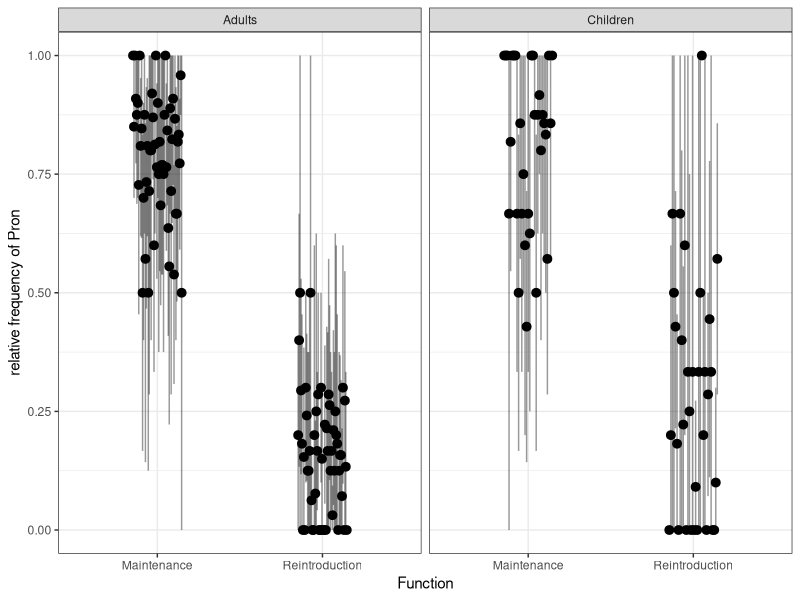

Source code (R):
## ---- chunk 1
knitr::opts_chunk$set(cache = TRUE,
                      autodep = TRUE,
                      message = FALSE)
## ---- chunk 2
library(tidyverse)
library(kableExtra)
## ---- chunk 3
(x <- rnorm(3))
## ---- chunk 4
dta <- read_csv2("data/RDaten.csv")
## ---- chunk 5
dta %>% 
  slice(as.integer(seq(1,n(), length.out = 6))) %>% 
  select(-2) %>% 
  select(-Character, -Proband) %>% 
  kbl(booktabs = T) %>% 
  column_spec(4, width = "7em") %>% 
  kable_styling(latex_options = "striped")
## ---- chunk 6
dta %>% 
  filter(Sprache == "Mon") %>% 
  select(-2) -> dtb # we remove one column as well...
## ---- chunk 7
dtb %>% 
  summarise(across(everything(), ~ n_distinct(.))) %>% 
  print(width=Inf)
## ---- chunk 8
dtb %>% 
  ggplot(aes(Function, as.numeric(PronNP == "Pron"), group = Proband))+
  stat_summary(fun.max = function(x)mean_cl_boot(x)$ymax,
               fun.min = function(x)mean_cl_boot(x)$ymin,
               geom = "errorbar",
               width = 0,
               position = position_dodge(width = .3),
               alpha = .4)+
  stat_summary(fun = mean,
               position = position_dodge(width = .3))+
  scale_y_continuous("relative frequency of Pron")+
  facet_grid(.~Age)+
  theme_bw()
